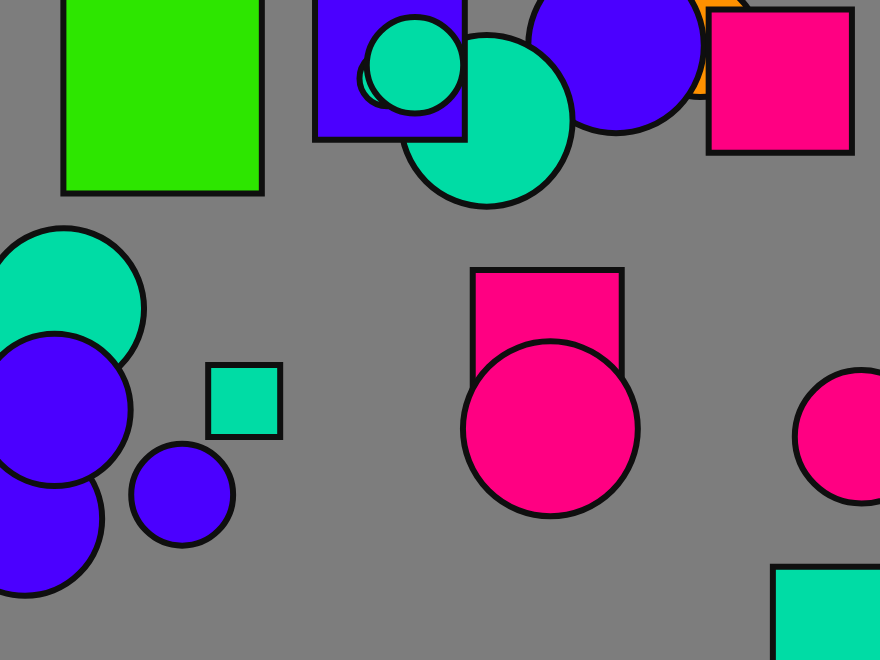
Frame 1 (no input)
Frame 60 (no input): identical to frame 1, image omitted
Frame 120 (the mouse pressed at the canvas centre since frame 60): identical to frame 1, image omitted

The p5.js sketch that drew this single still picture (run headless with seeded random() and noise() and a simulated clock; from frame 60 on, the mouse is pressed at the canvas centre):

// p5.js sketch
// ── sketch.js
let xPosities = [];
let yPosities = [];
let groottes = [];
let vormen = [];
let vormKleuren = [];
let kleuren = [];
let xSnelheden = [];
let ySnelheden = [];

function setup() {
  createCanvas(880, 660);
  rectMode(CENTER);

  // Kleurschema
  kleuren = [
    "#ff0082",
    "#4b00ff",
    "#00dca5",
    "#ff9100",
    "#2de600"
  ];

  // Aantal vormen
  let aantalVormen = int(random(12, 21));

  // Maak de chaos
  for (let vormNummer = 0; vormNummer < aantalVormen; vormNummer++) {
    let nieuweXPositie = random(0, width);
    let nieuweYPositie = random(0, height);
    let nieuweGrootte = random(50, 200);
    let nieuweVorm = random(["vierkant", "cirkel"]);
    let nieuweKleur = random(kleuren);

    xPosities.push(nieuweXPositie);
    yPosities.push(nieuweYPositie);
    groottes.push(nieuweGrootte);
    vormen.push(nieuweVorm);
    vormKleuren.push(nieuweKleur);
    xSnelheden.push(0);
    ySnelheden.push(0);
  }
}

function draw() {
  background(125);

  for (let vormNummer = 0; vormNummer < xPosities.length; vormNummer++) {
    xPosities[vormNummer] = xPosities[vormNummer] + xSnelheden[vormNummer];
    yPosities[vormNummer] = yPosities[vormNummer] + ySnelheden[vormNummer];

    // Wrap aan de rand
    if (xPosities[vormNummer] > width) {
      xPosities[vormNummer] = 0;
    }
    if (xPosities[vormNummer] < 0) {
      xPosities[vormNummer] = width;
    }
    if (yPosities[vormNummer] > height) {
      yPosities[vormNummer] = 0;
    }
    if (yPosities[vormNummer] < 0) {
      yPosities[vormNummer] = height;
    }

    fill(vormKleuren[vormNummer]);
    stroke(15);
    strokeWeight(6);

    if (vormen[vormNummer] === "vierkant") {
      rect(xPosities[vormNummer], yPosities[vormNummer], groottes[vormNummer], groottes[vormNummer]);
    } else {
      ellipse(xPosities[vormNummer], yPosities[vormNummer], groottes[vormNummer], groottes[vormNummer]);
    }
  }
}

function keyPressed() {
  // Enter = nieuwe flow
  if (keyCode === ENTER) {
    for (let vormNummer = 0; vormNummer < xPosities.length; vormNummer++) {
      xPosities[vormNummer] = random(width);
      yPosities[vormNummer] = random(height);
      xSnelheden[vormNummer] = random(-3, 3);
      ySnelheden[vormNummer] = random(-3, 3);
    }
  }
}
